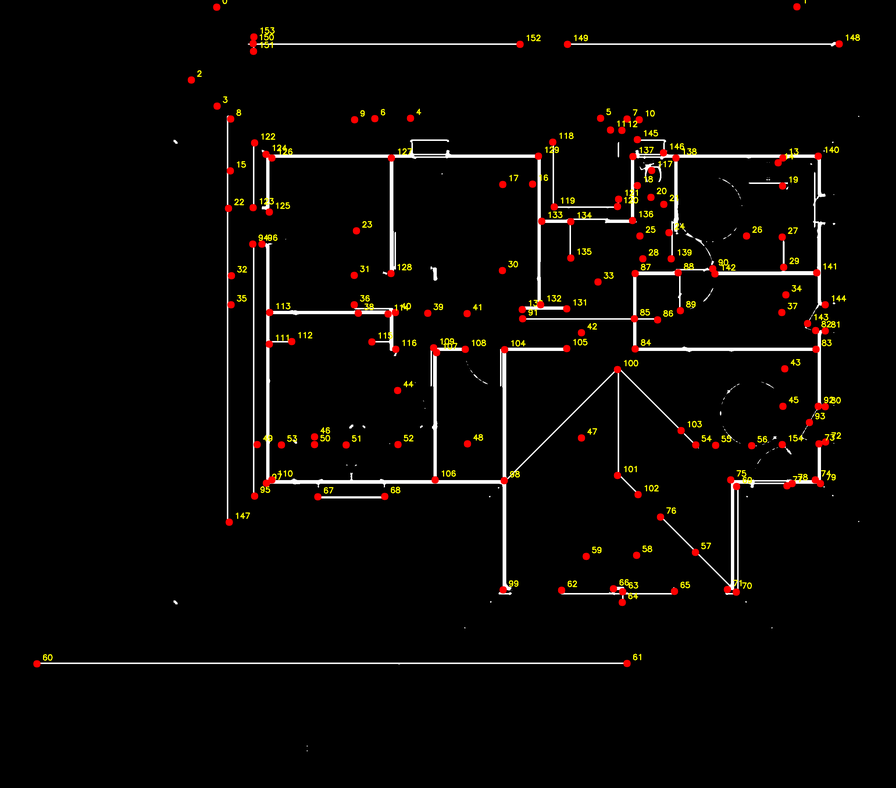
#> input picture data/PNG/junctions/IIa_A01001.png, 896 x 788 px, shrunk from 2437 x 2142 before the run, found by its file name
$ jupyter execute window_detection.ipynb
#> lines starting #> are read from the running program, lines starting #| are printed output that depends on the picture; after the words box and inside, x2 and y2 are one past the last pixel; in counts of white or black regions, pixels touching at a corner belong together
# CV-based Window Detection — thick-wall floor plans

In this style the walls are **thick black bands**. A window appears as:
- A **gap** (lighter grey recess) in the thick wall → binarises to black, creating a zero-run in the wall mask
- **2–4 thin parallel glazing bars** (short dark lines) inside that gap

**Pipeline**
1. Otsu binarise → thick walls = white, background+window-recess = black
2. Morph-open → isolate long horizontal / vertical wall segments
3. Per-row / per-column scan → find zero-runs of window-plausible width
4. Glazing check → count **distinct perpendicular line clusters** in the gap region (bars, not density)
5. Cluster nearby hits → one bbox per window

Key tuning cells: **Step 2** (wall extraction) and **Step 4** (glazing count threshold).

[cell 1]
import glob, random
import cv2
import numpy as np
import matplotlib.pyplot as plt
import matplotlib.patches as mpatches

[cell 2]
# ── Load image ────────────────────────────────────────────────────────────────
img_path = "../data/PNG/no_text/IIa_A01001.png"
# img_path = random.choice(images_path)
print("Image:", img_path)

color = cv2.imread(img_path)
#> color is the input picture: shape (788, 896, 3); mean B, G, R 5.4, 7.3, 9.6
gray = cv2.cvtColor(color, cv2.COLOR_BGR2GRAY)
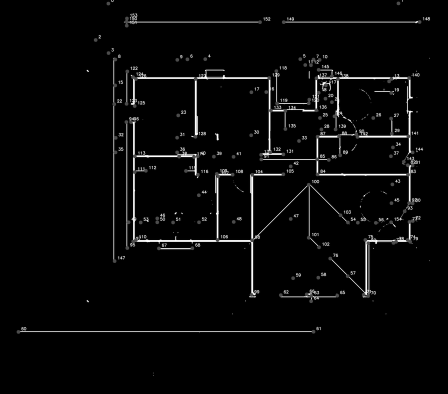
#> gray: shape (788, 896) (shown at 1/2 size); min 0, max 255, mean 7.8

# BINARY_INV + Otsu: thick walls → white, background + window recess → black
_, binary = cv2.threshold(gray, 0, 255, cv2.THRESH_BINARY_INV + cv2.THRESH_OTSU)
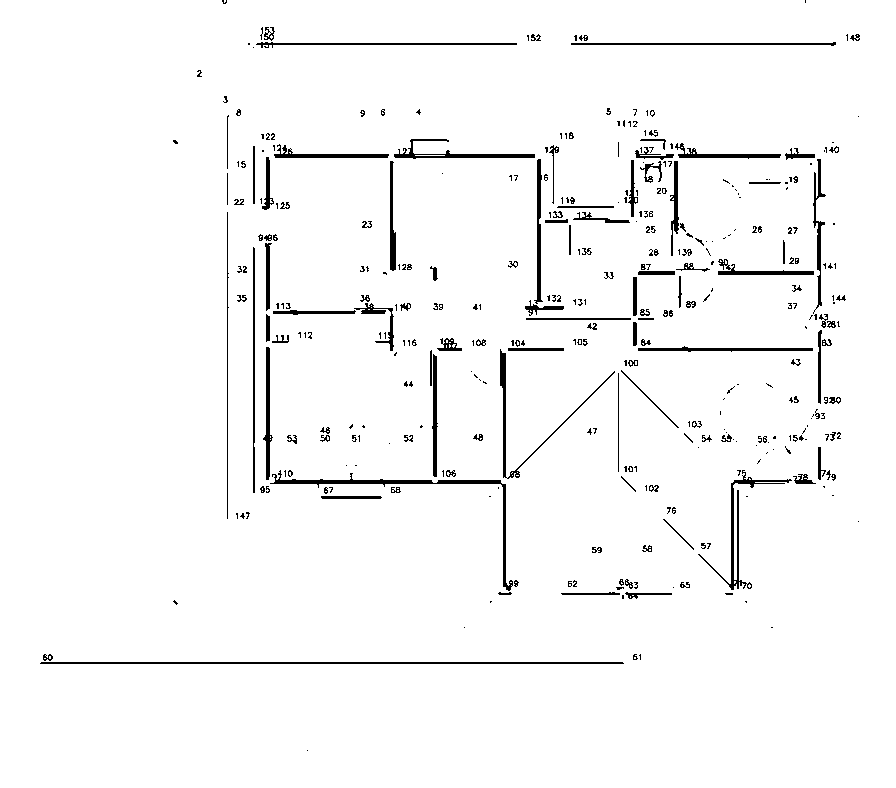
#> binary: shape (788, 896); 96.9% white; 366 black regions (225 under 20 px), largest, box (x1, y1, x2, y2) and area: (270, 470, 513, 591) 1318, (40, 662, 624, 664) 1166, (698, 470, 792, 590) 875
H, W = binary.shape
print(f"Shape: {H} × {W}   Otsu threshold: auto")
#| Shape: 788 × 896   Otsu threshold: auto

fig, axes = plt.subplots(1, 3, figsize=(24, 7))
axes[0].imshow(cv2.cvtColor(color, cv2.COLOR_BGR2RGB))
axes[0].set_title("Color input")
axes[0].axis("off")
axes[1].imshow(gray, cmap="gray")
axes[1].set_title("Grayscale")
axes[1].axis("off")
axes[2].imshow(binary, cmap="gray")
axes[2].set_title("Binary (walls=white)")
axes[2].axis("off")
plt.tight_layout()
plt.show()
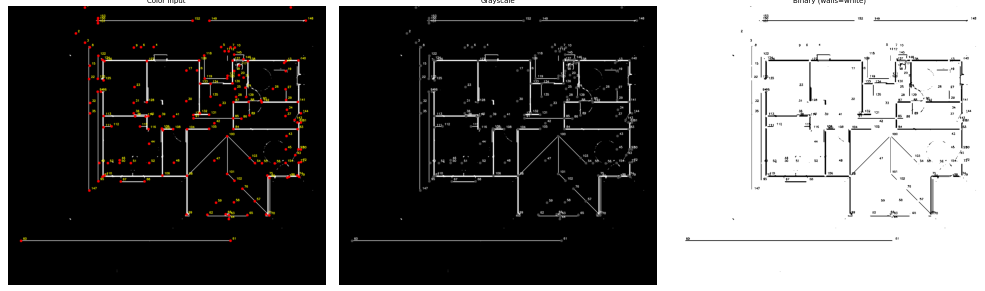
#> figure drawn by matplotlib, 3 panels

[cell 3]
# ── Step 2: Scale + wall segment extraction ───────────────────────────────────
# ALL pixel thresholds are expressed as fractions of `scale = min(H, W)`.
# This makes the detector resolution-independent: a window that is 5% of the
# building width is recognised the same way at 600px or 3000px.
#
#   Feature               typical fraction of scale
#   ─────────────────────────────────────────────────
#   wall thickness        0.010 – 0.025
#   min window width      0.010 – 0.020
#   max window width      0.100 – 0.180
#   wall search margin    0.015 – 0.030   (≥ half wall thickness)
#   cluster tolerance     0.005 – 0.012
#   wall min length       0.040 – 0.060   (rejects short furniture lines)

scale = min(H, W)
print(f"scale = {scale}px  (min(H,W)  H={H} W={W})")
#| scale = 788px  (min(H,W)  H=788 W=896)

# ── tuneable fractions ───────────────────────────────────────────────────────
FRAC_H_LEN = 0.05  # wall must span ≥ this fraction of W (horizontal)
FRAC_V_LEN = 0.05  # wall must span ≥ this fraction of H (vertical)
FRAC_MIN_GAP = 0.010  # smallest window gap
FRAC_MAX_GAP = 0.150  # largest window gap (doors are usually bigger)
FRAC_MARGIN = 0.020  # band around wall centre for glazing search
FRAC_CLUSTER = 0.008  # nearby hits merged into one window
FRAC_BBOX = 0.005  # padding on final bbox

# ── derived pixel values ─────────────────────────────────────────────────────
MIN_H_LEN = max(3, int(W * FRAC_H_LEN))
MIN_V_LEN = max(3, int(H * FRAC_V_LEN))
MIN_GAP = max(3, int(scale * FRAC_MIN_GAP))
MAX_GAP = max(MIN_GAP + 1, int(scale * FRAC_MAX_GAP))
WALL_MARGIN = max(5, int(scale * FRAC_MARGIN))
CLUSTER_DIST = max(3, int(scale * FRAC_CLUSTER))
BBOX_MARGIN = max(2, int(scale * FRAC_BBOX))

print(f"MIN_H_LEN={MIN_H_LEN}  MIN_V_LEN={MIN_V_LEN}")
#| MIN_H_LEN=44  MIN_V_LEN=39
print(f"MIN_GAP={MIN_GAP}  MAX_GAP={MAX_GAP}")
#| MIN_GAP=7  MAX_GAP=118
print(
    f"WALL_MARGIN={WALL_MARGIN}  CLUSTER_DIST={CLUSTER_DIST}  BBOX_MARGIN={BBOX_MARGIN}"
)
#| WALL_MARGIN=15  CLUSTER_DIST=6  BBOX_MARGIN=3

h_walls = cv2.morphologyEx(
    binary, cv2.MORPH_OPEN, cv2.getStructuringElement(cv2.MORPH_RECT, (MIN_H_LEN, 1))
)
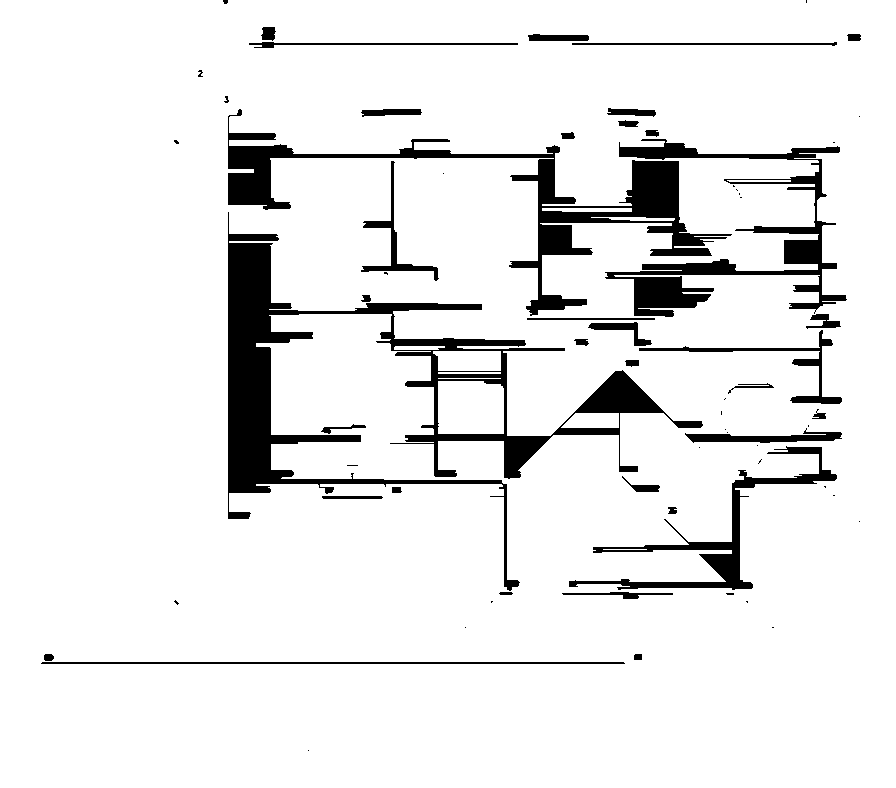
#> h_walls: shape (788, 896); 91.5% white; 67 black regions (30 under 20 px), largest, box (x1, y1, x2, y2) and area: (228, 212, 703, 591) 23619, (228, 109, 732, 316) 13295, (605, 139, 847, 317) 8645
v_walls = cv2.morphologyEx(
    binary, cv2.MORPH_OPEN, cv2.getStructuringElement(cv2.MORPH_RECT, (1, MIN_V_LEN))
)
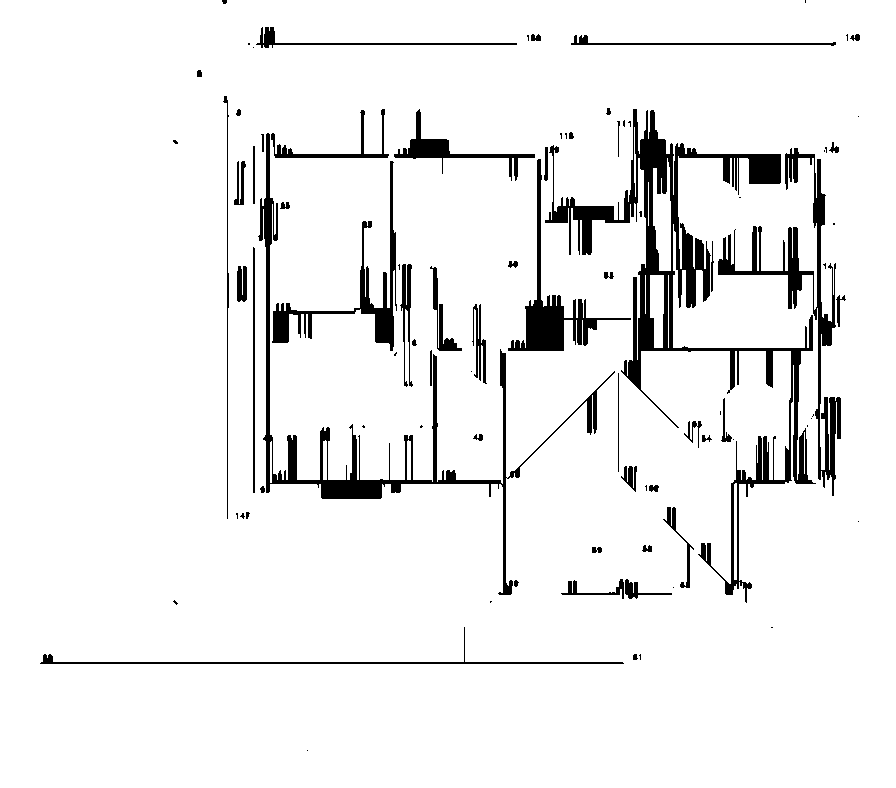
#> v_walls: shape (788, 896); 93.5% white; 89 black regions (38 under 20 px), largest, box (x1, y1, x2, y2) and area: (545, 109, 816, 603) 15567, (258, 133, 615, 595) 7361, (718, 148, 841, 496) 5313

fig, axes = plt.subplots(1, 2, figsize=(20, 7))
axes[0].imshow(h_walls, cmap="gray")
axes[0].set_title(f"H walls (kernel {MIN_H_LEN}×1)")
axes[0].axis("off")
axes[1].imshow(v_walls, cmap="gray")
axes[1].set_title(f"V walls (kernel 1×{MIN_V_LEN})")
axes[1].axis("off")
plt.tight_layout()
plt.show()

[cell 4]
# ── Step 3: Gap detection (uses scale-derived MIN_GAP / MAX_GAP) ──────────────
def find_gaps(line, min_gap=MIN_GAP, max_gap=MAX_GAP):
#> called with line = array of shape (896,), min_gap = 7, max_gap = 118
    gaps, in_gap, start = [], False, 0
    for i, v in enumerate(line):
        if v == 0:
            if not in_gap:
                in_gap, start = True, i
        else:
            if in_gap:
                if min_gap <= i - start <= max_gap:
                    gaps.append((start, i - 1))
                in_gap = False
#> this loop made 896 passes
#> (in_gap, start) on passes 224, 807: (True, 223), (True, 806)
#> after the loop, gaps = []; in_gap = False; start = 806
    return gaps


h_hits = [
    (x1, y, x2)
    for y in range(H)
    if h_walls[y].max()
    for x1, x2 in find_gaps(h_walls[y])
    if 0 < x1 and x2 < W - 1
]
#> the loop in find_gaps (call 2), `for i, v in enumerate(line):` made 896 passes
#> h_hits = 1225 items, first 6: (263, 27, 274), (262, 28, 274), (262, 29, 274), (263, 30, 274), (263, 31, 275), (263, 32, 274)
v_hits = [
    (x, y1, y2)
    for x in range(W)
    if v_walls[:, x].max()
    for y1, y2 in find_gaps(v_walls[:, x])
    if 0 < y1 and y2 < H - 1
]
#> v_hits = 1027 items, first 6: (43, 655, 663), (44, 654, 663), (45, 654, 663), (46, 655, 663), (48, 655, 663), (49, 654, 663)

print(f"Raw H-wall gap hits : {len(h_hits)}")
#| Raw H-wall gap hits : 1225
print(f"Raw V-wall gap hits : {len(v_hits)}")
#| Raw V-wall gap hits : 1027

[cell 5]
# ── Step 4: Glazing-bar check ─────────────────────────────────────────────────
# Instead of pixel density (breaks for thin bars), count DISTINCT perpendicular
# line clusters inside the gap region.
#
# For a horizontal-wall gap at row y, x1–x2:
#   Look in band [y - WALL_MARGIN, y + WALL_MARGIN] × [x1, x2]
#   Sum each COLUMN → get a 1-D profile
#   Count contiguous non-zero runs → each run = one glazing bar
#   Require at least MIN_BARS distinct bars
#
# For a vertical-wall gap at col x, y1–y2: same but transpose.

WALL_MARGIN = 40  # px — half-width of the search band around the wall centre
# must be >= half the actual wall thickness
MIN_BARS = 2  # require at least this many distinct glazing bar clusters


def count_bar_clusters(profile):
    """Count contiguous non-zero runs in a 1-D array (= distinct glazing bars)."""
    n, inside = 0, False
    for v in profile:
        if v > 0:
            if not inside:
                n += 1
                inside = True
        else:
            inside = False
    return n


def has_glazing_h(x1, x2, y):
#> called with x1 = 263, x2 = 274, y = 27
    ylo = max(0, y - WALL_MARGIN)
    yhi = min(H, y + WALL_MARGIN + 1)
    region = binary[ylo:yhi, x1 : x2 + 1]
    if region.size == 0:
        return False
    # Sum each column → non-zero columns have perpendicular (vertical) content
    col_sums = region.sum(axis=0)
#> col_sums = [16830, 15300, 13515, 14535, 14280, 14280, 15555, 15300, 15300, 13515, 14025, 16575]
    # Trim the wall termination pixels at each end
    interior = col_sums[3:-3] if len(col_sums) > 6 else col_sums
#> interior = [14535, 14280, 14280, 15555, 15300, 15300]
    return count_bar_clusters(interior) >= MIN_BARS
#> the loop in count_bar_clusters, `for v in profile:` made 6 passes
#> (v, n, inside) on pass 1: (14535, 1, True)
#> after the loop in count_bar_clusters, `for v in profile:`: n = 1


def has_glazing_v(x, y1, y2):
    xlo = max(0, x - WALL_MARGIN)
    xhi = min(W, x + WALL_MARGIN + 1)
    region = binary[y1 : y2 + 1, xlo:xhi]
    if region.size == 0:
        return False
    # Sum each row → non-zero rows have perpendicular (horizontal) content
    row_sums = region.sum(axis=1)
    interior = row_sums[3:-3] if len(row_sums) > 6 else row_sums
    return count_bar_clusters(interior) >= MIN_BARS


h_window_hits = [(x1, y, x2) for (x1, y, x2) in h_hits if has_glazing_h(x1, x2, y)]
#> the loop in count_bar_clusters (call 2), `for v in profile:` made 7 passes
#> (v, n, inside) on pass 1: (13770, 1, True)
#> in has_glazing_h (call 40), `ylo = max(0, y - WALL_MARGIN)`: ylo = 73
#> in has_glazing_h (call 40), `region = binary[ylo:yhi, x1 : x2 + 1]`:
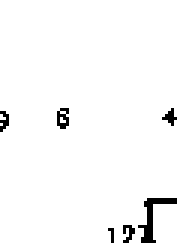
#> region: shape (81, 59) (shown 3 times larger); 97.4% white; black in thin lines or dots, all inside (x1, y1, x2, y2) = (0, 36, 59, 81)
#> in has_glazing_h (call 40), `col_sums = region.sum(axis=0)`: col_sums = 59 values, max 20655 at index 3, min 16830 at index 49, mean 20114.7
#> in has_glazing_h (call 40), `interior = col_sums[3:-3] if len(col_sums) > 6 else col_sums`: interior = 53 values, max 20655 at index 0, min 16830 at index 46, mean 20197.9
#> h_window_hits = 160 items, first 6: (784, 263, 836), (228, 287, 270), (228, 288, 270), (228, 289, 270), (228, 290, 270), (228, 291, 270)
v_window_hits = [(x, y1, y2) for (x, y1, y2) in v_hits if has_glazing_v(x, y1, y2)]
#> in has_glazing_v, `row_sums = region.sum(axis=1)`: row_sums = [18870, 19125, 18870, 19125, 18615, 19635, 20655, 9690, 9435]
#> in has_glazing_v, `interior = row_sums[3:-3] if len(row_sums) > 6 else row_sums`: interior = [19125, 18615, 19635]
#> in has_glazing_v (call 26), `region = binary[y1 : y2 + 1, xlo:xhi]`:
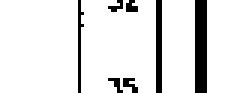
#> region: shape (31, 81) (shown 3 times larger); 89.4% white; 7 black regions (4 under 20 px), largest, box (x1, y1, x2, y2) and area: (65, 0, 69, 31) 124, (52, 0, 54, 31) 62, (26, 0, 28, 31) 33
#> in has_glazing_v (call 26), `row_sums = region.sum(axis=1)`: row_sums = 31 values, max 18870 at index 5, min 16575 at index 2, mean 18466.9
#> in has_glazing_v (call 26), `interior = row_sums[3:-3] if len(row_sums) > 6 else row_sums`: interior = 25 values, max 18870 at index 2, min 16830 at index 23, mean 18666
#> in has_glazing_v (call 27), `xlo = max(0, x - WALL_MARGIN)`: xlo = 202
#> in has_glazing_v (call 27), `region = binary[y1 : y2 + 1, xlo:xhi]`:
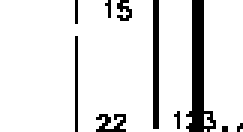
#> region: shape (44, 81) (shown 3 times larger); 88.8% white; 10 black regions (5 under 20 px), largest, box (x1, y1, x2, y2) and area: (62, 0, 72, 44) 197, (51, 0, 53, 43) 86, (32, 38, 42, 44) 35, (25, 12, 26, 44) 32, (39, 0, 44, 7) 20
#> in has_glazing_v (call 27), `row_sums = region.sum(axis=1)`: row_sums = 44 values, max 19125 at index 8, min 15045 at index 42, mean 18336.8
#> in has_glazing_v (call 27), `interior = row_sums[3:-3] if len(row_sums) > 6 else row_sums`: interior = 38 values, max 19125 at index 5, min 15810 at index 35, mean 18581.4
#> in has_glazing_v (call 28), `xlo = max(0, x - WALL_MARGIN)`: xlo = 203
#> in has_glazing_v (call 28), `region = binary[y1 : y2 + 1, xlo:xhi]`:
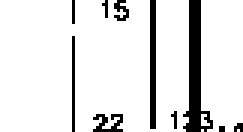
#> region: shape (44, 81) (shown 3 times larger); 88.7% white; 10 black regions (5 under 20 px), largest, box (x1, y1, x2, y2) and area: (61, 0, 71, 44) 197, (50, 0, 52, 43) 86, (31, 38, 41, 44) 35, (24, 12, 25, 44) 32, (38, 0, 43, 7) 20
#> in has_glazing_v (call 28), `row_sums = region.sum(axis=1)`: row_sums = 44 values, max 19125 at index 8, min 14790 at index 42, mean 18319.4
#> in has_glazing_v (call 29), `region = binary[y1 : y2 + 1, xlo:xhi]`:
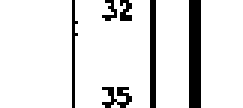
#> region: shape (36, 81) (shown 3 times larger); 88.8% white; 6 black regions (1 under 20 px), largest, box (x1, y1, x2, y2) and area: (63, 0, 67, 36) 144, (50, 0, 52, 36) 72, (24, 0, 26, 36) 38, (34, 29, 44, 36) 37, (40, 0, 44, 7) 20
#> in has_glazing_v (call 29), `row_sums = region.sum(axis=1)`: row_sums = 36 values, max 18870 at index 8, min 16575 at index 5, mean 18338.8
#> in has_glazing_v (call 29), `interior = row_sums[3:-3] if len(row_sums) > 6 else row_sums`: interior = 30 values, max 18870 at index 5, min 16575 at index 2, mean 18487.5
#> (the rest of the program and of its run is left out)
